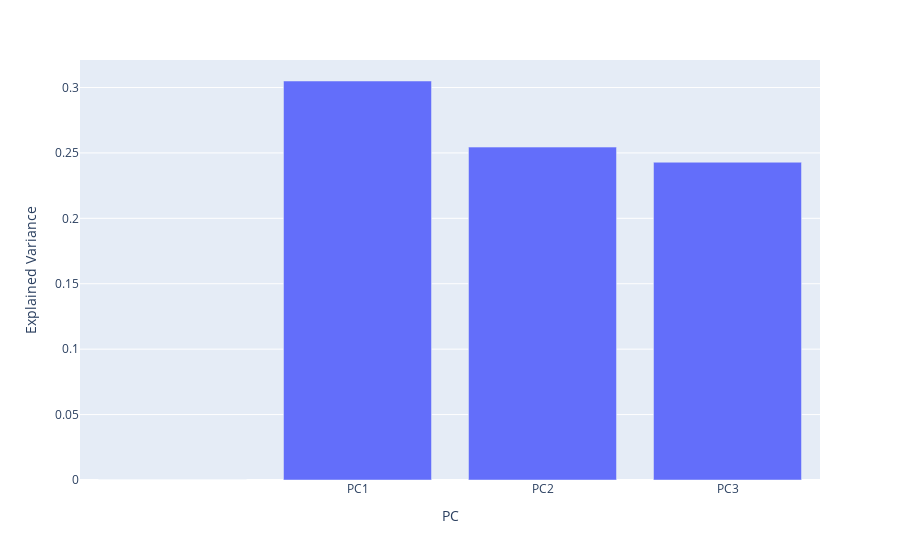

Notebook code cell kept with this figure:
### Code cell
fig = px.bar(df_explained_variance,
             x='PC', y='Explained Variance')
fig.show()
# fig=plt.bar(data=df_explained_variance,
#             x='PC', height='Explained Variance')
            
# fig

### Figure 1 — Plotly figure (JSON) as saved in the notebook; plotly's stock layout.template omitted (floating-point values rounded to 4 significant figures)
{"data": [{"alignmentgroup": "True", "hovertemplate": "PC=%{x}<br>Explained Variance=%{y}<extra></extra>", "legendgroup": "", "marker": {"color": "#636efa", "pattern": {"shape": ""}}, "name": "", "offsetgroup": "", "orientation": "v", "showlegend": false, "textposition": "auto", "type": "bar", "x": ["", "PC1", "PC2", "PC3"], "xaxis": "x", "y": [0, 0.305, 0.2544, 0.2429], "yaxis": "y"}], "layout": {"barmode": "relative", "legend": {"tracegroupgap": 0}, "margin": {"t": 60}, "xaxis": {"anchor": "y", "domain": [0, 1], "title": {"text": "PC"}}, "yaxis": {"anchor": "x", "domain": [0, 1], "title": {"text": "Explained Variance"}}}}
